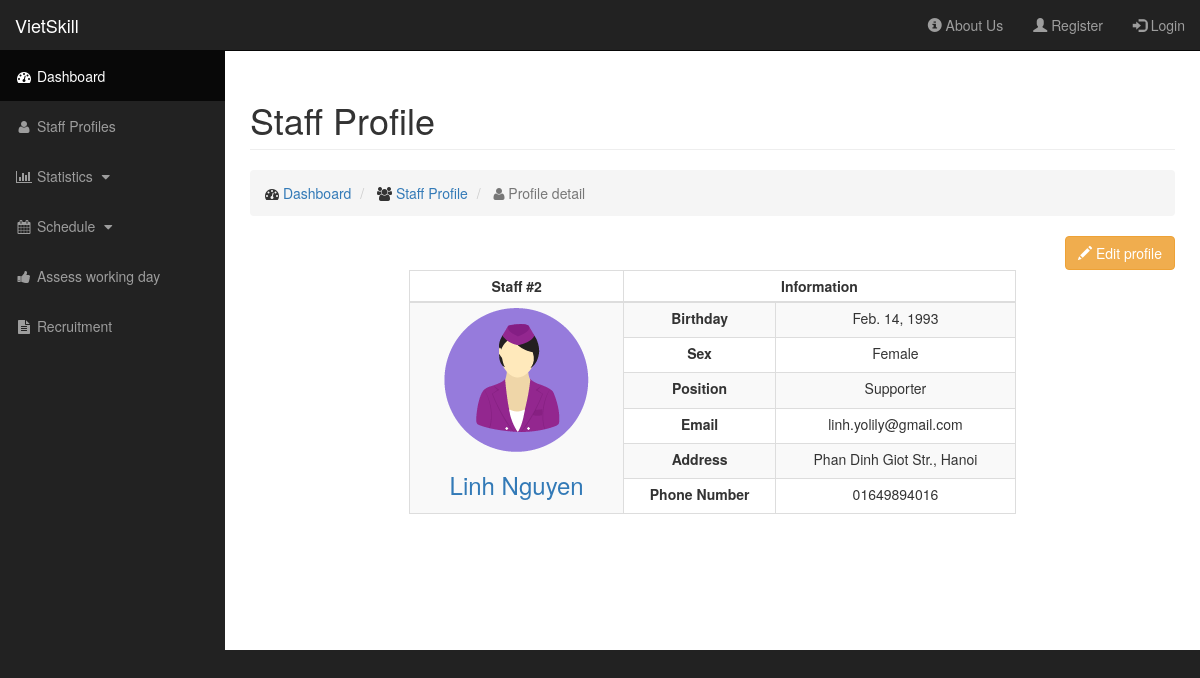
The page /index/profile-detail/2/ on the database its author committed.
### vietskill/models.py (models this page shows, shortened)
class StaffProfile(models.Model):
    name = models.CharField(max_length=128)
    birthday = models.DateField()
    SEX_CHOICES = (
        ('M', 'Male'),
        ('F', 'Female'),
    )
    sex = models.CharField(max_length=1, choices=SEX_CHOICES)
    position = models.CharField(max_length=128)
    email = models.EmailField()
    address = models.CharField(max_length=128)
    phone_number = models.CharField(max_length=11)
    picture = models.ImageField(upload_to='profile_images', blank=True)

### vietskill/views.py (the view)
# urls.py: url(r'^profile-detail/(?P<pk>[0-9]+)/$', views.profile_detail, name='profile_detail'),
def profile_detail(request, pk):
    profile = get_object_or_404(StaffProfile, pk=pk)
    context_dict = {'profile': profile}
    return render(request, 'vietskill/profile_detail.html', context_dict)

### templates/vietskill/profile_detail.html (shortened to what this page needs)
{% extends "vietskill/base.html" %}
{% load staticfiles %}
{% block content %}
    <div class="row">
        <div class="col-lg-12">
            <h1 class="page-header">Staff Profile</h1>
            <ol class="breadcrumb">
                <li>
                    <i class="fa fa-dashboard"></i> <a href="{% url 'index' %}">Dashboard</a>
                </li>
                <li>
                    <i class="fa fa-group"></i> <a href="{% url 'profile_all' %}">Staff Profile</a>
                </li>
                <li class="active">
                    <i class="fa fa-user"></i> Profile detail
                </li>
            </ol>
        </div>
    </div>
    <div class="row">
        <div class="col-lg-12 text-right">
            <a href="{% url 'profile_edit' pk=profile.pk %}" class="btn btn-warning" role="button">
                <span class="glyphicon glyphicon-pencil"></span> Edit profile</a>
        </div>
    </div>
    <div class="row">
        <div class="col-md-2 col-lg-2">
        </div>
        <div class="col-md-8 col-lg-8 text-center">
            <div class="table-responsive">
                <table class="table table-bordered table-hover table-striped table-condensed">
                    <thead>
                    <tr>
                        <th class="text-center">Staff #{{ profile.pk }}</th>
                        <th class="text-center" colspan="2" l>Information</th>
                    </tr>
                    </thead>
                    <tbody>
                    <tr>
                        <td rowspan="6">
                            <img src="{{ profile.picture.url }}"/>
                            <h3>
                                <a href="{% url 'vietskill.views.profile_detail' pk=profile.pk %}">{{ profile.name }}</a>
                            </h3>
                        </td>
                        <td><strong>Birthday</strong></td>
                        <td>{{ profile.birthday }}</td>
                    </tr>
                    <tr>
                        <td><strong>Sex</strong></td>
                        <td>{{ profile.get_sex_display }}</td>
                    </tr>
                    <tr>
                        <td><strong>Position</strong></td>
                        <td>{{ profile.position }}</td>
                    </tr>
                    <tr>
                        <td><strong>Email</strong></td>
                        <td>{{ profile.email }}</td>
                    </tr>
                    <tr>
                        <td><strong>Address</strong></td>
                        <td>{{ profile.address }}</td>
                    </tr>
                    <tr>
                        <td><strong>Phone Number</strong></td>
                        <td>{{ profile.phone_number }}</td>
                    </tr>
                    </tbody>
                </table>
            </div>
        </div>
        <div class="col-md-2 col-lg-2">
        </div>
    </div>
{% endblock %}

### static/css/sb-admin.css (style rules this page uses)
body { margin-top: 100px; background-color: #222; line-height: 30px; }
@media (min-width:768px) { body { margin-top: 50px; } }

### rows shown on the page
StaffProfile: pk "2", picture (picture), name "Linh Nguyen", birthday "Feb. 14, 1993", sex "Female", position "Supporter", email "linh.yolily@gmail.com", address "Phan Dinh Giot Str., Hanoi", phone_number "01649894016"
